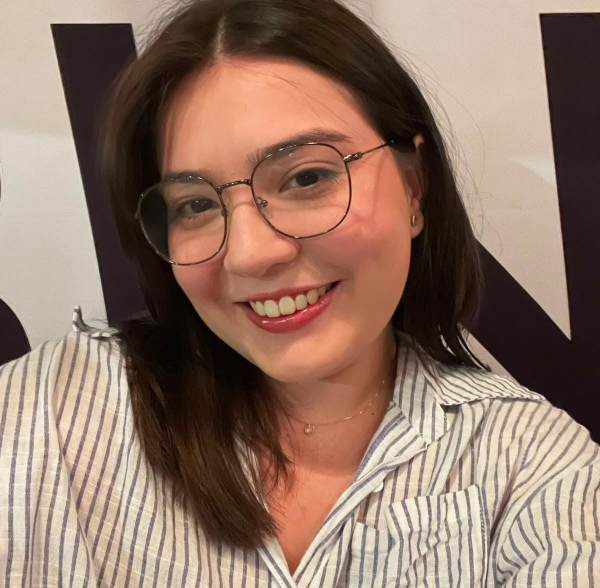
#> input picture assets-originais/julia-sobre.jpg, 1200 x 1175 px (shown at 1/2 size); its folder holds 2 pictures in this run
$ python otimizar_imagens.py
#> lines starting #> are read from the running program, lines starting #| are printed output that depends on the picture
"""Gera as imagens otimizadas do site a partir dos arquivos oficiais.

Rodar na raiz do repositório:

    uv run --with pillow python scripts/otimizar_imagens.py

Entrada: assets-originais/ (arquivos oficiais, NÃO publicados).
Saída:   static/img/ (o que o site usa) e static/favicon.ico.

Nada é redesenhado: as imagens são só redimensionadas e recortadas.
- Foto do Sobre (julia-sobre.jpg) -> 400/800 px em WebP + fallback JPG 800.
- Foto de perfil (perfil.jpg)     -> 600/900 px em WebP + fallback JPG 900.
- Logo (logo.png, 1080x1080)      -> logo-160.png (exibido com ~70 px no hero).
- Favicons                        -> recorte SÓ do símbolo Ψ do logo oficial.
- og-image.jpg (1200x630)         -> recorte do logo com o Ψ + "Julia Monteiro",
                                     SEM a linha do @ (o @ do logo ainda precisa
                                     ser confirmado pelo dono).
"""
from pathlib import Path

from PIL import Image

RAIZ = Path(__file__).resolve().parent.parent
ORIG = RAIZ / "assets-originais"
IMG = RAIZ / "static" / "img"
IMG.mkdir(parents=True, exist_ok=True)

QUALIDADE_WEBP = 85
QUALIDADE_JPG = 86


def redimensionar(im: Image.Image, largura: int) -> Image.Image:
    if im.width <= largura:
        return im.copy()
    altura = round(im.height * largura / im.width)
    return im.resize((largura, altura), Image.LANCZOS)


def salvar_webp(im: Image.Image, nome: str) -> None:
    im.save(IMG / nome, "WEBP", quality=QUALIDADE_WEBP, method=6)


def salvar_jpg(im: Image.Image, nome: str) -> None:
    im.convert("RGB").save(
        IMG / nome, "JPEG", quality=QUALIDADE_JPG, optimize=True, progressive=True
    )


def bbox_do_conteudo(im: Image.Image, fundo, limiar=60, faixa_y=None):
    """Caixa (x0, y0, x1, y1) dos pixels que diferem do fundo."""
    px = im.load()
    y_ini, y_fim = faixa_y or (0, im.height)
    x0, y0, x1, y1 = im.width, None, -1, None
    for y in range(y_ini, y_fim):
        for x in range(im.width):
            p = px[x, y]
            if sum(abs(a - b) for a, b in zip(p, fundo)) > limiar:
                x0 = min(x0, x)
                x1 = max(x1, x)
                if y0 is None:
                    y0 = y
                y1 = y
    return x0, y0, x1 + 1, y1 + 1


def linhas_de_conteudo(im: Image.Image, fundo, limiar=60):
    """Faixas verticais (y0, y1) separadas por linhas só de fundo.
    No logo oficial: [Ψ, 'Julia Monteiro', '@PSI.JULIAMONTEIRO']."""
    px = im.load()
    faixas, inicio = [], None
    for y in range(im.height):
        tem = any(
            sum(abs(a - b) for a, b in zip(px[x, y], fundo)) > limiar
            for x in range(0, im.width, 2)
        )
        if tem and inicio is None:
            inicio = y
        elif not tem and inicio is not None:
            faixas.append((inicio, y))
            inicio = None
    if inicio is not None:
        faixas.append((inicio, im.height))
    return faixas


def fotos() -> None:
    sobre = Image.open(ORIG / "julia-sobre.jpg").convert("RGB")
#> sobre is the input picture: PIL image 1200x1175 RGB; mean R, G, B 145.4, 118.1, 103
    salvar_webp(redimensionar(sobre, 400), "julia-sobre-400.webp")
#> in redimensionar, `return im.resize((largura, altura), Image.LANCZOS)`:
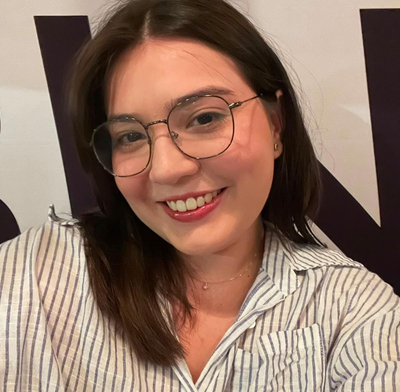
#> returned value: PIL image 400x392 RGB; mean R, G, B 145.4, 118.1, 103
    salvar_webp(redimensionar(sobre, 800), "julia-sobre-800.webp")
    salvar_jpg(redimensionar(sobre, 800), "julia-sobre-800.jpg")

    perfil = Image.open(ORIG / "perfil.jpg").convert("RGB")
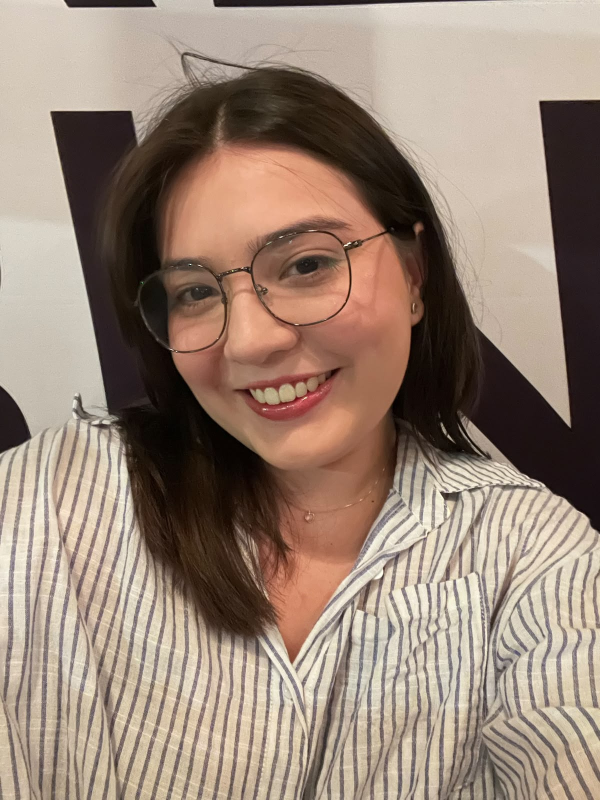
#> input picture assets-originais/perfil.jpg, 1200 x 1600 px (shown at 1/2 size)
#> perfil is the input picture: PIL image 1200x1600 RGB; mean R, G, B 152.7, 132.8, 118.2
    salvar_webp(redimensionar(perfil, 600), "perfil-600.webp")
#> call 4 of redimensionar, with largura = 600
#> in redimensionar (call 4), `return im.resize((largura, altura), Image.LANCZOS)`:
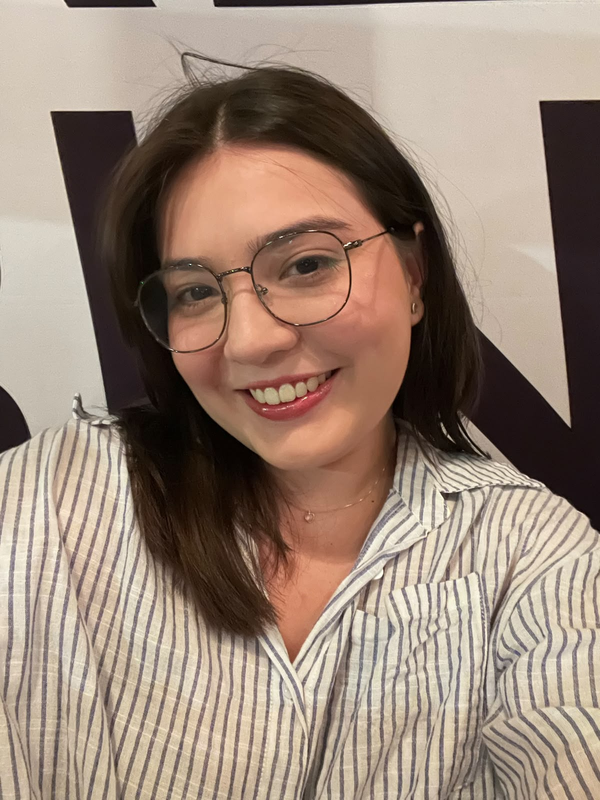
#> returned value: PIL image 600x800 RGB; mean R, G, B 152.7, 132.8, 118.3
    salvar_webp(redimensionar(perfil, 900), "perfil-900.webp")
#> in redimensionar (call 5), `return im.resize((largura, altura), Image.LANCZOS)`:
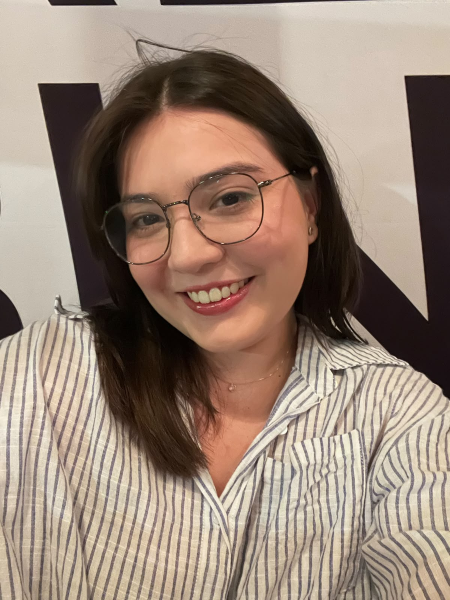
#> returned value: PIL image 900x1200 RGB (shown at 1/2 size); mean R, G, B 152.7, 132.8, 118.2
    salvar_jpg(redimensionar(perfil, 900), "perfil-900.jpg")


def logo_e_derivados() -> None:
#> (the run stopped early here; a loop or call above may not have finished)
